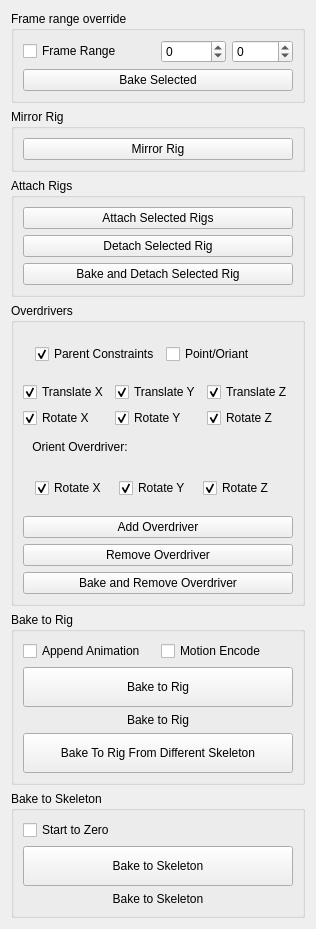
<?xml version="1.0" encoding="UTF-8"?>
<ui version="4.0">
 <class>reanimator</class>
 <widget class="QWidget" name="reanimator">
  <property name="geometry">
   <rect>
    <x>0</x>
    <y>0</y>
    <width>298</width>
    <height>924</height>
   </rect>
  </property>
  <property name="windowTitle">
   <string>Reanimator</string>
  </property>
  <layout class="QVBoxLayout" name="verticalLayout_7">
   <item>
    <widget class="QGroupBox" name="frame_range_override_groupBox">
     <property name="title">
      <string>Frame range override</string>
     </property>
     <layout class="QVBoxLayout" name="verticalLayout_3">
      <item>
       <layout class="QHBoxLayout" name="frame_horizontalLayout">
        <item>
         <widget class="QCheckBox" name="use_frame_range_checkBox">
          <property name="toolTip">
           <string>Use the given values to set a specific frame range. Otherwise the default will use either the total length of keys in the scene or the total length of keys on a skeleton.</string>
          </property>
          <property name="text">
           <string>Frame Range</string>
          </property>
         </widget>
        </item>
        <item>
         <spacer name="horizontalSpacer">
          <property name="orientation">
           <enum>Qt::Orientation::Horizontal</enum>
          </property>
          <property name="sizeHint" stdset="0">
           <size>
            <width>40</width>
            <height>20</height>
           </size>
          </property>
         </spacer>
        </item>
        <item>
         <widget class="QSpinBox" name="start_frame_spinBox">
          <property name="toolTip">
           <string>This is the starting frame range for the override.</string>
          </property>
          <property name="minimum">
           <number>-10000</number>
          </property>
          <property name="maximum">
           <number>9999</number>
          </property>
         </widget>
        </item>
        <item>
         <widget class="QSpinBox" name="end_frame_spinBox">
          <property name="toolTip">
           <string>This is the ending frame range for the override.</string>
          </property>
          <property name="minimum">
           <number>-9999</number>
          </property>
          <property name="maximum">
           <number>10000</number>
          </property>
         </widget>
        </item>
       </layout>
      </item>
      <item>
       <widget class="QPushButton" name="bake_selected_pushButton">
        <property name="text">
         <string>Bake Selected</string>
        </property>
       </widget>
      </item>
     </layout>
    </widget>
   </item>
   <item>
    <widget class="QGroupBox" name="mirror_rig_groupBox">
     <property name="title">
      <string>Mirror Rig</string>
     </property>
     <layout class="QVBoxLayout" name="verticalLayout_6">
      <item>
       <widget class="QPushButton" name="mirror_rig_pushButton">
        <property name="text">
         <string>Mirror Rig</string>
        </property>
       </widget>
      </item>
     </layout>
    </widget>
   </item>
   <item>
    <widget class="QGroupBox" name="attach_rigs_groupBox">
     <property name="title">
      <string>Attach Rigs</string>
     </property>
     <layout class="QVBoxLayout" name="verticalLayout_4">
      <item>
       <widget class="QPushButton" name="attach_rigs_pushButton">
        <property name="text">
         <string>Attach Selected Rigs</string>
        </property>
       </widget>
      </item>
      <item>
       <widget class="QPushButton" name="detach_rig_pushButton">
        <property name="text">
         <string>Detach Selected Rig</string>
        </property>
       </widget>
      </item>
      <item>
       <widget class="QPushButton" name="bake_and_detach_pushButton">
        <property name="text">
         <string>Bake and Detach Selected Rig</string>
        </property>
       </widget>
      </item>
     </layout>
    </widget>
   </item>
   <item>
    <widget class="QGroupBox" name="groupBox">
     <property name="title">
      <string>Overdrivers</string>
     </property>
     <layout class="QVBoxLayout" name="verticalLayout_5">
      <item>
       <layout class="QHBoxLayout" name="horizontalLayout_4">
        <property name="leftMargin">
         <number>12</number>
        </property>
        <property name="topMargin">
         <number>12</number>
        </property>
        <property name="rightMargin">
         <number>12</number>
        </property>
        <property name="bottomMargin">
         <number>12</number>
        </property>
        <item>
         <widget class="QCheckBox" name="ori_checkBox">
          <property name="text">
           <string>Parent Constraints</string>
          </property>
          <property name="checked">
           <bool>true</bool>
          </property>
         </widget>
        </item>
        <item>
         <widget class="QCheckBox" name="par_checkBox">
          <property name="text">
           <string>Point/Oriant</string>
          </property>
         </widget>
        </item>
       </layout>
      </item>
      <item>
       <layout class="QHBoxLayout" name="overdriver_translate_horizontalLayout">
        <item>
         <widget class="QCheckBox" name="translate_x_checkBox">
          <property name="text">
           <string>Translate X</string>
          </property>
          <property name="checked">
           <bool>true</bool>
          </property>
         </widget>
        </item>
        <item>
         <widget class="QCheckBox" name="translate_y_checkBox">
          <property name="text">
           <string>Translate Y</string>
          </property>
          <property name="checked">
           <bool>true</bool>
          </property>
         </widget>
        </item>
        <item>
         <widget class="QCheckBox" name="translate_z_checkBox">
          <property name="text">
           <string>Translate Z</string>
          </property>
          <property name="checked">
           <bool>true</bool>
          </property>
         </widget>
        </item>
       </layout>
      </item>
      <item>
       <layout class="QHBoxLayout" name="horizontalLayout_2">
        <item>
         <widget class="QCheckBox" name="rotate_x_checkBox">
          <property name="text">
           <string>Rotate X</string>
          </property>
          <property name="checked">
           <bool>true</bool>
          </property>
         </widget>
        </item>
        <item>
         <widget class="QCheckBox" name="rotate_y_checkBox">
          <property name="text">
           <string>Rotate Y</string>
          </property>
          <property name="checked">
           <bool>true</bool>
          </property>
         </widget>
        </item>
        <item>
         <widget class="QCheckBox" name="rotate_z_checkBox">
          <property name="text">
           <string>Rotate Z</string>
          </property>
          <property name="checked">
           <bool>true</bool>
          </property>
         </widget>
        </item>
       </layout>
      </item>
      <item>
       <layout class="QHBoxLayout" name="horizontalLayout_3">
        <property name="leftMargin">
         <number>6</number>
        </property>
        <property name="topMargin">
         <number>6</number>
        </property>
        <property name="rightMargin">
         <number>6</number>
        </property>
        <property name="bottomMargin">
         <number>6</number>
        </property>
        <item>
         <widget class="QLabel" name="label_2">
          <property name="text">
           <string> Orient Overdriver: </string>
          </property>
         </widget>
        </item>
       </layout>
      </item>
      <item>
       <layout class="QHBoxLayout" name="horizontalLayout">
        <property name="leftMargin">
         <number>12</number>
        </property>
        <property name="topMargin">
         <number>12</number>
        </property>
        <property name="rightMargin">
         <number>12</number>
        </property>
        <property name="bottomMargin">
         <number>12</number>
        </property>
        <item>
         <widget class="QCheckBox" name="o_rotate_x_checkBox">
          <property name="text">
           <string>Rotate X</string>
          </property>
          <property name="checked">
           <bool>true</bool>
          </property>
         </widget>
        </item>
        <item>
         <widget class="QCheckBox" name="checkBox">
          <property name="text">
           <string>Rotate Y</string>
          </property>
          <property name="checked">
           <bool>true</bool>
          </property>
         </widget>
        </item>
        <item>
         <widget class="QCheckBox" name="o_rotate_z_checkBox">
          <property name="text">
           <string>Rotate Z</string>
          </property>
          <property name="checked">
           <bool>true</bool>
          </property>
         </widget>
        </item>
       </layout>
      </item>
      <item>
       <widget class="QPushButton" name="add_overdriver_pushButton">
        <property name="text">
         <string>Add Overdriver</string>
        </property>
       </widget>
      </item>
      <item>
       <widget class="QPushButton" name="remove_overdriver_pushButton">
        <property name="text">
         <string>Remove Overdriver</string>
        </property>
       </widget>
      </item>
      <item>
       <widget class="QPushButton" name="bake_and_remover_overdriver_pushButton">
        <property name="text">
         <string>Bake and Remove Overdriver</string>
        </property>
       </widget>
      </item>
     </layout>
    </widget>
   </item>
   <item>
    <widget class="QGroupBox" name="bake_to_rig_groupBox">
     <property name="title">
      <string>Bake to Rig</string>
     </property>
     <layout class="QVBoxLayout" name="verticalLayout">
      <item>
       <layout class="QHBoxLayout" name="append_horizontalLayout">
        <item>
         <widget class="QCheckBox" name="append_checkBox">
          <property name="toolTip">
           <string>If the animation should be added to the end of existing animation on the rig. If no animation is present on the rig the animation will be shifted to frame 0.</string>
          </property>
          <property name="text">
           <string>Append Animation</string>
          </property>
         </widget>
        </item>
        <item>
         <widget class="QCheckBox" name="motion_encode_checkBox">
          <property name="toolTip">
           <string>(Optional) Use with append. If toggled on appended animation will try to match the position of the hierarchy start between the existing rig and the incoming skeletal animation.</string>
          </property>
          <property name="text">
           <string>Motion Encode</string>
          </property>
         </widget>
        </item>
       </layout>
      </item>
      <item>
       <widget class="QPushButton" name="bake_to_rig_pushButton">
        <property name="sizePolicy">
         <sizepolicy hsizetype="Preferred" vsizetype="Preferred">
          <horstretch>0</horstretch>
          <verstretch>0</verstretch>
         </sizepolicy>
        </property>
        <property name="minimumSize">
         <size>
          <width>0</width>
          <height>40</height>
         </size>
        </property>
        <property name="toolTip">
         <string>Bake it so! Process animation from a selected skeleton to a selected rig.</string>
        </property>
        <property name="text">
         <string>Bake to Rig</string>
        </property>
       </widget>
      </item>
      <item>
       <widget class="QLabel" name="bake_to_rig_label">
        <property name="sizePolicy">
         <sizepolicy hsizetype="Preferred" vsizetype="Fixed">
          <horstretch>0</horstretch>
          <verstretch>0</verstretch>
         </sizepolicy>
        </property>
        <property name="text">
         <string>Bake to Rig</string>
        </property>
        <property name="alignment">
         <set>Qt::AlignmentFlag::AlignCenter</set>
        </property>
       </widget>
      </item>
      <item>
       <widget class="QPushButton" name="diff_skel_pushButton">
        <property name="minimumSize">
         <size>
          <width>0</width>
          <height>40</height>
         </size>
        </property>
        <property name="text">
         <string> Bake To Rig From Different Skeleton </string>
        </property>
       </widget>
      </item>
     </layout>
    </widget>
   </item>
   <item>
    <widget class="QGroupBox" name="bake_to_skeleton_groupBox">
     <property name="title">
      <string>Bake to Skeleton</string>
     </property>
     <layout class="QVBoxLayout" name="verticalLayout_2">
      <item>
       <widget class="QCheckBox" name="start_at_zero_checkBox">
        <property name="toolTip">
         <string>After baking animation to a skeleton, move all keyframes to start at frame zero.</string>
        </property>
        <property name="text">
         <string>Start to Zero</string>
        </property>
       </widget>
      </item>
      <item>
       <widget class="QPushButton" name="bake_to_skeleton_pushButton">
        <property name="sizePolicy">
         <sizepolicy hsizetype="Preferred" vsizetype="Preferred">
          <horstretch>0</horstretch>
          <verstretch>0</verstretch>
         </sizepolicy>
        </property>
        <property name="minimumSize">
         <size>
          <width>0</width>
          <height>40</height>
         </size>
        </property>
        <property name="toolTip">
         <string>Bake it so! From a selected rig, bake animation to a duplicate skeleton.</string>
        </property>
        <property name="text">
         <string>Bake to Skeleton</string>
        </property>
       </widget>
      </item>
      <item>
       <widget class="QLabel" name="label">
        <property name="sizePolicy">
         <sizepolicy hsizetype="Preferred" vsizetype="Fixed">
          <horstretch>0</horstretch>
          <verstretch>0</verstretch>
         </sizepolicy>
        </property>
        <property name="text">
         <string>Bake to Skeleton</string>
        </property>
        <property name="alignment">
         <set>Qt::AlignmentFlag::AlignCenter</set>
        </property>
       </widget>
      </item>
     </layout>
    </widget>
   </item>
  </layout>
 </widget>
 <resources/>
 <connections/>
</ui>
